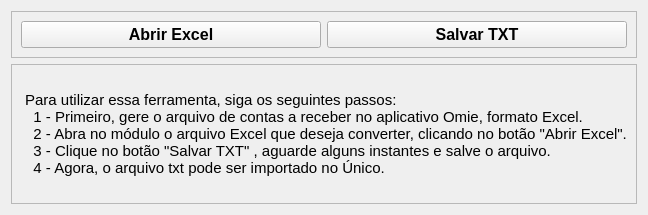
                   <widget class="QWidget" name="pageEaj">
                    <property name="sizePolicy">
                     <sizepolicy hsizetype="Preferred" vsizetype="Preferred">
                      <horstretch>0</horstretch>
                      <verstretch>0</verstretch>
                     </sizepolicy>
                    </property>
                    <layout class="QVBoxLayout" name="verticalLayout_19">
                     <item>
                      <widget class="QFrame" name="frame_4">
                       <property name="sizePolicy">
                        <sizepolicy hsizetype="Maximum" vsizetype="Preferred">
                         <horstretch>0</horstretch>
                         <verstretch>0</verstretch>
                        </sizepolicy>
                       </property>
                       <property name="maximumSize">
                        <size>
                         <width>700</width>
                         <height>230</height>
                        </size>
                       </property>
                       <property name="frameShape">
                        <enum>QFrame::StyledPanel</enum>
                       </property>
                       <property name="frameShadow">
                        <enum>QFrame::Raised</enum>
                       </property>
                       <layout class="QHBoxLayout" name="horizontalLayout_14">
                        <item>
                         <widget class="QPushButton" name="excelEajBtn">
                          <property name="sizePolicy">
                           <sizepolicy hsizetype="Preferred" vsizetype="Preferred">
                            <horstretch>0</horstretch>
                            <verstretch>0</verstretch>
                           </sizepolicy>
                          </property>
                          <property name="font">
                           <font>
                            <pointsize>12</pointsize>
                            <weight>75</weight>
                            <bold>true</bold>
                            <stylestrategy>PreferDefault</stylestrategy>
                           </font>
                          </property>
                          <property name="layoutDirection">
                           <enum>Qt::LeftToRight</enum>
                          </property>
                          <property name="styleSheet">
                           <string notr="true"/>
                          </property>
                          <property name="text">
                           <string>Abrir Excel</string>
                          </property>
                          <property name="icon">
                           <iconset resource="Resources.qrc">
                            <normaloff>:/imagens/img/excel-btn.png</normaloff>:/imagens/img/excel-btn.png</iconset>
                          </property>
                          <property name="iconSize">
                           <size>
                            <width>160</width>
                            <height>160</height>
                           </size>
                          </property>
                          <property name="autoRepeat">
                           <bool>false</bool>
                          </property>
                         </widget>
                        </item>
                        <item>
                         <widget class="QPushButton" name="txtEajBtn">
                          <property name="sizePolicy">
                           <sizepolicy hsizetype="Preferred" vsizetype="Preferred">
                            <horstretch>0</horstretch>
                            <verstretch>0</verstretch>
                           </sizepolicy>
                          </property>
                          <property name="font">
                           <font>
                            <pointsize>12</pointsize>
                            <weight>75</weight>
                            <bold>true</bold>
                           </font>
                          </property>
                          <property name="toolTip">
                           <string>Salvar TXT</string>
                          </property>
                          <property name="text">
                           <string>Salvar TXT</string>
                          </property>
                          <property name="icon">
                           <iconset resource="Resources.qrc">
                            <normaloff>:/imagens/img/txt-btn.png</normaloff>:/imagens/img/txt-btn.png</iconset>
                          </property>
                          <property name="iconSize">
                           <size>
                            <width>160</width>
                            <height>160</height>
                           </size>
                          </property>
                         </widget>
                        </item>
                       </layout>
                      </widget>
                     </item>
                     <item alignment="Qt::AlignTop">
                      <widget class="QFrame" name="frame_10">
                       <property name="maximumSize">
                        <size>
                         <width>750</width>
                         <height>230</height>
                        </size>
                       </property>
                       <property name="frameShape">
                        <enum>QFrame::StyledPanel</enum>
                       </property>
                       <property name="frameShadow">
                        <enum>QFrame::Raised</enum>
                       </property>
                       <layout class="QHBoxLayout" name="horizontalLayout_17">
                        <item alignment="Qt::AlignTop">
                         <widget class="QLabel" name="label_9">
                          <property name="font">
                           <font>
                            <pointsize>11</pointsize>
                            <underline>false</underline>
                            <strikeout>false</strikeout>
                           </font>
                          </property>
                          <property name="toolTip">
                           <string>Abrir Excel</string>
                          </property>
                          <property name="text">
                           <string>
 Para utilizar essa ferramenta, siga os seguintes passos:
   1 - Primeiro, gere o arquivo de contas a receber no aplicativo Omie, formato Excel.
   2 - Abra no módulo o arquivo Excel que deseja converter, clicando no botão &quot;Abrir Excel&quot;.
   3 - Clique no botão &quot;Salvar TXT&quot; , aguarde alguns instantes e salve o arquivo.
   4 - Agora, o arquivo txt pode ser importado no Único.
</string>
                          </property>
                         </widget>
                        </item>
                       </layout>
                      </widget>
                     </item>
                    </layout>
                   </widget>
